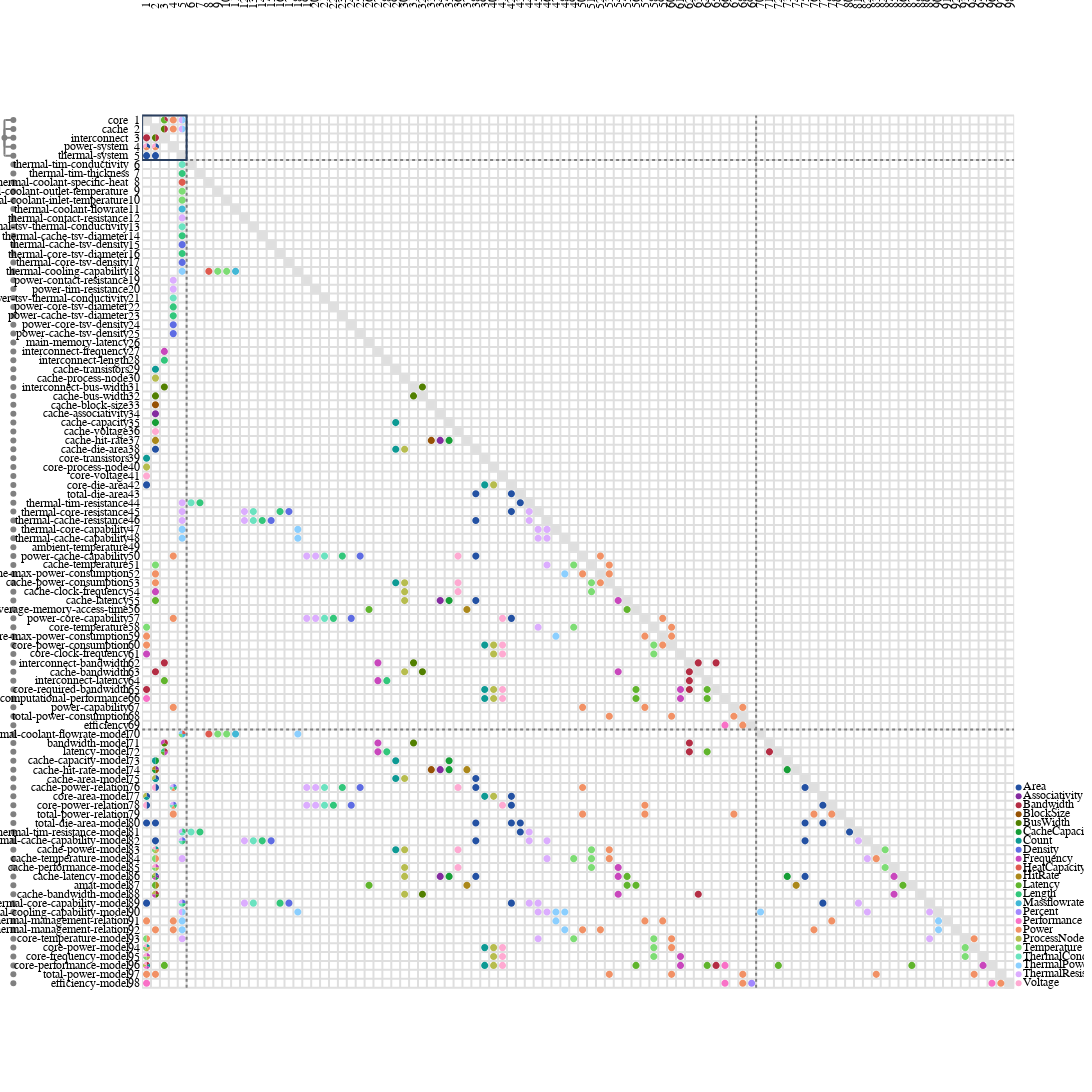

The notebook cell saved with this chart:
### Code cell
from ragraph.analysis import sequence
from raesl.plot.view_funcs import multi_domain
import ragraph.plot

# Select correct nodes and edges to be displayed.
nodes, edges = multi_domain(
    graph,
    depth=4
)

leaf_comps = [n for n in nodes if n.kind == "component"]
leaf_funcs = [n for n in nodes if n.kind == "function_spec"]
leaf_design = [n for n in nodes if n.kind == "design_spec"]
leaf_models = [n for n in nodes if n.kind == "relation_spec"]
leaf_vars = [n for n in nodes if n.kind == "variable"]

# Sequence functions.
_, _, sequenced_functions = sequence.utils.branchsort(algo=sequence.scc_tearing, graph=graph, algo_args=dict(inf=1, dep=1, mu=3), inplace=True, nodes=leaf_models + leaf_vars)

# Reload figure based on sequence.
figure = ragraph.plot.mdm(
    leafs = leaf_comps + sequenced_functions,
    edges = edges,
    style= ragraph.plot.Style(
        piemap=dict(
            display="labels",
            mode="relative",
            fields=graph.edge_labels
        ),
    )
)

figure
